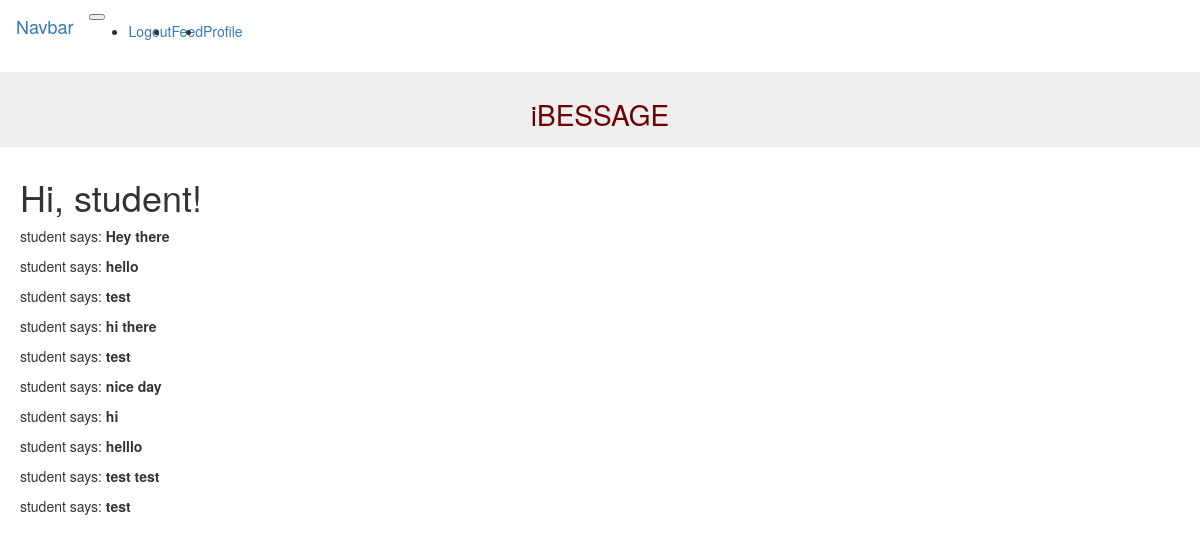
The app's page /index (signed in) with its own data.
### app/models.py (models this page shows, shortened)
class User(UserMixin, db.Model):
    id = db.Column(db.Integer, primary_key=True)
    username = db.Column(db.String(64), index=True, unique=True)
    email = db.Column(db.String(120), index=True, unique=True)
    password_hash = db.Column(db.String(128))
    posts = db.relationship('Post', backref='author', lazy='dynamic')
    def all_posts(self):
        return Post.query.all()

class Post(db.Model):
    id = db.Column(db.Integer, primary_key=True)
    body = db.Column(db.String(140))
    timestamp = db.Column(db.DateTime, index=True, default=datetime.utcnow)
    user_id = db.Column(db.Integer, db.ForeignKey('user.id'))
    def __repr__(self):
        return '<Post {}>'.format(self.body)

### app/routes.py (the view)
@app.route('/', methods=['GET', 'POST'])
@app.route('/index', methods=['GET', 'POST'])
@login_required
def index():
    form = PostForm()
    if form.validate_on_submit():
        post = Post(body=form.post.data, author=current_user)
        db.session.add(post)
        db.session.commit()
        flash('Your post is now live!')
        return redirect(url_for('index'))
    posts = current_user.all_posts()
    print(form,posts)
    return render_template('index.html', title='Home', form=form,
                           posts=posts)

### app/models.py (called while the page is built)
@login.user_loader
def load_user(id):
    return User.query.get(int(id))

### app/templates/index.html
{% extends "base.html" %}
{% import 'bootstrap/wtf.html' as wtf %}
{% block appcontent %}
  <h1>Hi, {{ current_user.username }}!</h1>
  {% for post in posts %}
  <div><p>{{ post.author.username }} says: <b>{{ post.body }}</b></p></div>
  {% endfor %}
{% endblock %}

### app/templates/base.html (shortened to what this page needs)
{% extends 'bootstrap/base.html' %}
{% block styles %}
{{ super() }}
  <link rel="stylesheet" href="{{ url_for('static', filename='custom.css') }}" />
{% endblock %}
{% block navbar %}
<nav class="navbar navbar-expand-sm bg-dark navbar-dark">
  <a class="navbar-brand" href="#">Navbar</a>
  <button class="navbar-toggler" type="button" data-toggle="collapse" data-target="#collapsibleNavbar">
  </button>
  <div class="collapse navbar-collapse" id="collapsibleNavbar">
    <ul class="navbar-nav">
    {% if current_user.is_anonymous %}
      <li class="nav-item">
        <a class="nav-link" <a href="{{ url_for('login') }}">Login</a>
      </li>
      {% else %}
      <li class="nav-item">
        <a class="nav-link" href="{{ url_for('logout') }}">Logout</a>
      </li>
      <li class="nav-item">
        <a class="nav-link" href="{{ url_for('index') }}">Feed</a>
      </li>
      <li class="nav-item">
        <a class="nav-link" href="{{ url_for('profile') }}">Profile</a>
      </li>
      {% endif %}
    </ul>
  </div>
</nav>
{% endblock %}
{% block content %}
  <div class="jumbotron text-center">
    <h1>iBESSAGE</h1>
  </div>
<div class="appcontent">
{% block appcontent %}{% endblock %}
{% endblock %}

### app/static/custom.css (style rules this page uses)
.appcontent { padding-left: 20px; }
nav { padding-left: 0px; }

### records on screen
User: username "student"
Post: author.username "student", body "Hey there"
Post: author.username "student", body "hello"
Post: author.username "student", body "test"
Post: author.username "student", body "hi there"
Post: author.username "student", body "test"
Post: author.username "student", body "nice day"
Post: author.username "student", body "hi"
Post: author.username "student", body "helllo"
Post: author.username "student", body "test test"
Post: author.username "student", body "test"
